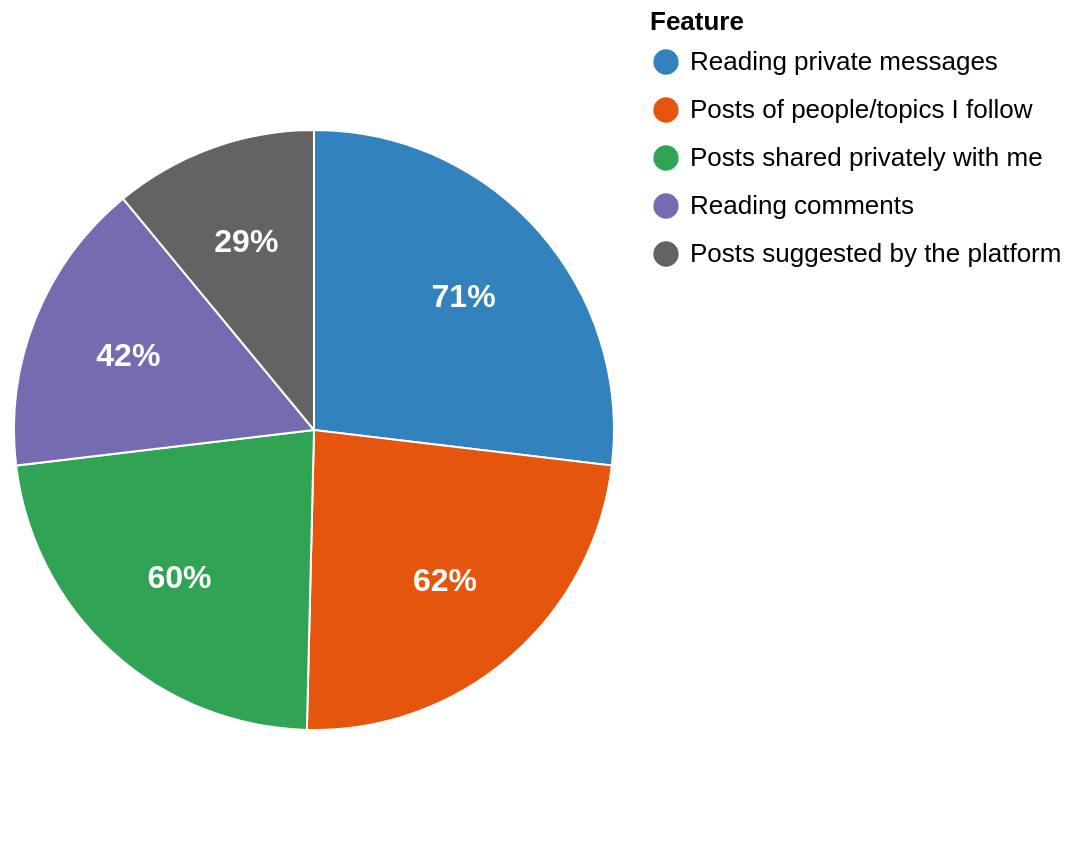

Describe this chart as a Vega-Lite specification.
### Vega-Lite specification from a JSON file in a GitHub repository (floating-point values rounded to 4 significant figures)
{"$schema": "https://vega.github.io/schema/vega-lite/v5.json", "description": "Share of social media users rating each feature important.", "width": "container", "height": 420, "data": {"values": [{"feature": "Reading private messages", "value": 71}, {"feature": "Posts of people/topics I follow", "value": 62}, {"feature": "Posts shared privately with me", "value": 60}, {"feature": "Reading comments", "value": 42}, {"feature": "Posts suggested by the platform", "value": 29}]}, "layer": [{"mark": {"type": "arc", "outerRadius": 150, "stroke": "#fff"}, "encoding": {"theta": {"field": "value", "type": "quantitative", "stack": true}, "color": {"field": "feature", "type": "nominal", "sort": null, "title": "Feature", "legend": {"orient": "right", "labelFontSize": 13, "titleFontSize": 13, "symbolSize": 200, "labelLimit": 0}, "scale": {"range": ["#3182bd", "#e6550d", "#31a354", "#756bb1", "#636363"]}}, "order": {"field": "value", "type": "quantitative", "sort": "descending"}, "tooltip": [{"field": "feature", "type": "nominal", "title": "Feature"}, {"field": "value", "type": "quantitative", "title": "% rate important"}]}}, {"mark": {"type": "text", "radius": 100, "fontSize": 16, "fontWeight": "bold", "color": "#fff"}, "encoding": {"theta": {"field": "value", "type": "quantitative", "stack": true}, "order": {"field": "value", "type": "quantitative", "sort": "descending"}, "text": {"field": "label", "type": "nominal"}}, "transform": [{"calculate": "datum.value + '%'", "as": "label"}]}], "view": {"stroke": null}}
